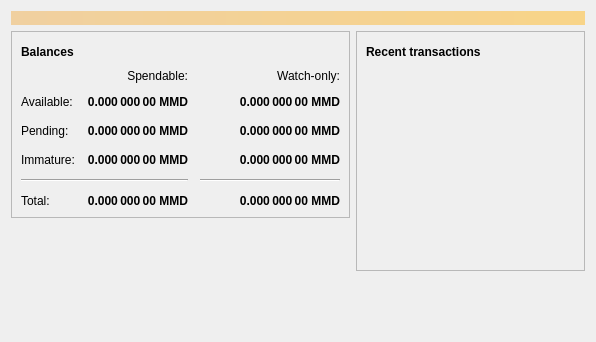
<?xml version="1.0" encoding="UTF-8"?>
<ui version="4.0">
 <class>OverviewPage</class>
 <widget class="QWidget" name="OverviewPage">
  <property name="geometry">
   <rect>
    <x>0</x>
    <y>0</y>
    <width>596</width>
    <height>342</height>
   </rect>
  </property>
  <property name="windowTitle">
   <string>Form</string>
  </property>
  <layout class="QVBoxLayout" name="topLayout">
   <item>
    <widget class="QLabel" name="labelAlerts">
     <property name="visible">
      <bool>false</bool>
     </property>
     <property name="styleSheet">
      <string notr="true">QLabel { background-color: qlineargradient(x1: 0, y1: 0, x2: 1, y2: 0, stop:0 #F0D0A0, stop:1 #F8D488); color:#000000; }</string>
     </property>
     <property name="wordWrap">
      <bool>true</bool>
     </property>
     <property name="margin">
      <number>3</number>
     </property>
     <property name="textInteractionFlags">
      <set>Qt::TextSelectableByMouse</set>
     </property>
    </widget>
   </item>
   <item>
    <layout class="QHBoxLayout" name="horizontalLayout" stretch="1,1">
     <item>
      <layout class="QVBoxLayout" name="verticalLayout_2">
       <item>
        <widget class="QFrame" name="frame">
         <property name="frameShape">
          <enum>QFrame::StyledPanel</enum>
         </property>
         <property name="frameShadow">
          <enum>QFrame::Raised</enum>
         </property>
         <layout class="QVBoxLayout" name="verticalLayout_4">
          <item>
           <layout class="QHBoxLayout" name="horizontalLayout_4">
            <item>
             <widget class="QLabel" name="label_5">
              <property name="font">
               <font>
                <weight>75</weight>
                <bold>true</bold>
               </font>
              </property>
              <property name="text">
               <string>Balances</string>
              </property>
             </widget>
            </item>
            <item>
             <widget class="QPushButton" name="labelWalletStatus">
              <property name="enabled">
               <bool>false</bool>
              </property>
              <property name="maximumSize">
               <size>
                <width>30</width>
                <height>16777215</height>
               </size>
              </property>
              <property name="toolTip">
               <string>The displayed information may be out of date. Your wallet automatically synchronizes with the Magmelldollar network after a connection is established, but this process has not completed yet.</string>
              </property>
              <property name="text">
               <string/>
              </property>
              <property name="icon">
               <iconset resource="../magmelldollar.qrc">
                <normaloff>:/icons/warning</normaloff>
                <disabledoff>:/icons/warning</disabledoff>:/icons/warning</iconset>
              </property>
              <property name="iconSize">
               <size>
                <width>24</width>
                <height>24</height>
               </size>
              </property>
              <property name="flat">
               <bool>true</bool>
              </property>
             </widget>
            </item>
            <item>
             <spacer name="horizontalSpacer_3">
              <property name="orientation">
               <enum>Qt::Horizontal</enum>
              </property>
              <property name="sizeHint" stdset="0">
               <size>
                <width>40</width>
                <height>20</height>
               </size>
              </property>
             </spacer>
            </item>
           </layout>
          </item>
          <item>
           <layout class="QGridLayout" name="gridLayout">
            <property name="spacing">
             <number>12</number>
            </property>
            <item row="2" column="2">
             <widget class="QLabel" name="labelWatchPending">
              <property name="font">
               <font>
                <weight>75</weight>
                <bold>true</bold>
               </font>
              </property>
              <property name="cursor">
               <cursorShape>IBeamCursor</cursorShape>
              </property>
              <property name="toolTip">
               <string>Unconfirmed transactions to watch-only addresses</string>
              </property>
              <property name="text">
               <string notr="true">0.000 000 00 MMD</string>
              </property>
              <property name="alignment">
               <set>Qt::AlignRight|Qt::AlignTrailing|Qt::AlignVCenter</set>
              </property>
              <property name="textInteractionFlags">
               <set>Qt::LinksAccessibleByMouse|Qt::TextSelectableByKeyboard|Qt::TextSelectableByMouse</set>
              </property>
             </widget>
            </item>
            <item row="2" column="1">
             <widget class="QLabel" name="labelUnconfirmed">
              <property name="font">
               <font>
                <weight>75</weight>
                <bold>true</bold>
               </font>
              </property>
              <property name="cursor">
               <cursorShape>IBeamCursor</cursorShape>
              </property>
              <property name="toolTip">
               <string>Total of transactions that have yet to be confirmed, and do not yet count toward the spendable balance</string>
              </property>
              <property name="text">
               <string notr="true">0.000 000 00 MMD</string>
              </property>
              <property name="alignment">
               <set>Qt::AlignRight|Qt::AlignTrailing|Qt::AlignVCenter</set>
              </property>
              <property name="textInteractionFlags">
               <set>Qt::LinksAccessibleByMouse|Qt::TextSelectableByKeyboard|Qt::TextSelectableByMouse</set>
              </property>
             </widget>
            </item>
            <item row="3" column="2">
             <widget class="QLabel" name="labelWatchImmature">
              <property name="font">
               <font>
                <weight>75</weight>
                <bold>true</bold>
               </font>
              </property>
              <property name="cursor">
               <cursorShape>IBeamCursor</cursorShape>
              </property>
              <property name="toolTip">
               <string>Mined balance in watch-only addresses that has not yet matured</string>
              </property>
              <property name="text">
               <string notr="true">0.000 000 00 MMD</string>
              </property>
              <property name="alignment">
               <set>Qt::AlignRight|Qt::AlignTrailing|Qt::AlignVCenter</set>
              </property>
              <property name="textInteractionFlags">
               <set>Qt::LinksAccessibleByMouse|Qt::TextSelectableByKeyboard|Qt::TextSelectableByMouse</set>
              </property>
             </widget>
            </item>
            <item row="4" column="0" colspan="2">
             <widget class="Line" name="line">
              <property name="orientation">
               <enum>Qt::Horizontal</enum>
              </property>
             </widget>
            </item>
            <item row="4" column="2">
             <widget class="Line" name="lineWatchBalance">
              <property name="sizePolicy">
               <sizepolicy hsizetype="Preferred" vsizetype="Fixed">
                <horstretch>0</horstretch>
                <verstretch>0</verstretch>
               </sizepolicy>
              </property>
              <property name="minimumSize">
               <size>
                <width>140</width>
                <height>0</height>
               </size>
              </property>
              <property name="orientation">
               <enum>Qt::Horizontal</enum>
              </property>
             </widget>
            </item>
            <item row="5" column="0">
             <widget class="QLabel" name="labelTotalText">
              <property name="text">
               <string>Total:</string>
              </property>
             </widget>
            </item>
            <item row="3" column="1">
             <widget class="QLabel" name="labelImmature">
              <property name="font">
               <font>
                <weight>75</weight>
                <bold>true</bold>
               </font>
              </property>
              <property name="cursor">
               <cursorShape>IBeamCursor</cursorShape>
              </property>
              <property name="toolTip">
               <string>Mined balance that has not yet matured</string>
              </property>
              <property name="text">
               <string notr="true">0.000 000 00 MMD</string>
              </property>
              <property name="alignment">
               <set>Qt::AlignRight|Qt::AlignTrailing|Qt::AlignVCenter</set>
              </property>
              <property name="textInteractionFlags">
               <set>Qt::LinksAccessibleByMouse|Qt::TextSelectableByKeyboard|Qt::TextSelectableByMouse</set>
              </property>
             </widget>
            </item>
            <item row="2" column="3">
             <spacer name="horizontalSpacer_2">
              <property name="orientation">
               <enum>Qt::Horizontal</enum>
              </property>
              <property name="sizeHint" stdset="0">
               <size>
                <width>40</width>
                <height>20</height>
               </size>
              </property>
             </spacer>
            </item>
            <item row="3" column="0">
             <widget class="QLabel" name="labelImmatureText">
              <property name="text">
               <string>Immature:</string>
              </property>
             </widget>
            </item>
            <item row="5" column="1">
             <widget class="QLabel" name="labelTotal">
              <property name="font">
               <font>
                <weight>75</weight>
                <bold>true</bold>
               </font>
              </property>
              <property name="cursor">
               <cursorShape>IBeamCursor</cursorShape>
              </property>
              <property name="toolTip">
               <string>Your current total balance</string>
              </property>
              <property name="text">
               <string notr="true">0.000 000 00 MMD</string>
              </property>
              <property name="alignment">
               <set>Qt::AlignRight|Qt::AlignTrailing|Qt::AlignVCenter</set>
              </property>
              <property name="textInteractionFlags">
               <set>Qt::LinksAccessibleByMouse|Qt::TextSelectableByKeyboard|Qt::TextSelectableByMouse</set>
              </property>
             </widget>
            </item>
            <item row="5" column="2">
             <widget class="QLabel" name="labelWatchTotal">
              <property name="font">
               <font>
                <weight>75</weight>
                <bold>true</bold>
               </font>
              </property>
              <property name="cursor">
               <cursorShape>IBeamCursor</cursorShape>
              </property>
              <property name="toolTip">
               <string>Current total balance in watch-only addresses</string>
              </property>
              <property name="text">
               <string notr="true">0.000 000 00 MMD</string>
              </property>
              <property name="alignment">
               <set>Qt::AlignRight|Qt::AlignTrailing|Qt::AlignVCenter</set>
              </property>
              <property name="textInteractionFlags">
               <set>Qt::LinksAccessibleByMouse|Qt::TextSelectableByKeyboard|Qt::TextSelectableByMouse</set>
              </property>
             </widget>
            </item>
            <item row="0" column="2">
             <widget class="QLabel" name="labelWatchonly">
              <property name="text">
               <string>Watch-only:</string>
              </property>
              <property name="alignment">
               <set>Qt::AlignRight|Qt::AlignTrailing|Qt::AlignVCenter</set>
              </property>
             </widget>
            </item>
            <item row="1" column="0">
             <widget class="QLabel" name="labelBalanceText">
              <property name="text">
               <string>Available:</string>
              </property>
             </widget>
            </item>
            <item row="1" column="1">
             <widget class="QLabel" name="labelBalance">
              <property name="font">
               <font>
                <weight>75</weight>
                <bold>true</bold>
               </font>
              </property>
              <property name="cursor">
               <cursorShape>IBeamCursor</cursorShape>
              </property>
              <property name="toolTip">
               <string>Your current spendable balance</string>
              </property>
              <property name="text">
               <string notr="true">0.000 000 00 MMD</string>
              </property>
              <property name="alignment">
               <set>Qt::AlignRight|Qt::AlignTrailing|Qt::AlignVCenter</set>
              </property>
              <property name="textInteractionFlags">
               <set>Qt::LinksAccessibleByMouse|Qt::TextSelectableByKeyboard|Qt::TextSelectableByMouse</set>
              </property>
             </widget>
            </item>
            <item row="1" column="2">
             <widget class="QLabel" name="labelWatchAvailable">
              <property name="font">
               <font>
                <weight>75</weight>
                <bold>true</bold>
               </font>
              </property>
              <property name="cursor">
               <cursorShape>IBeamCursor</cursorShape>
              </property>
              <property name="toolTip">
               <string>Your current balance in watch-only addresses</string>
              </property>
              <property name="text">
               <string notr="true">0.000 000 00 MMD</string>
              </property>
              <property name="alignment">
               <set>Qt::AlignRight|Qt::AlignTrailing|Qt::AlignVCenter</set>
              </property>
              <property name="textInteractionFlags">
               <set>Qt::LinksAccessibleByMouse|Qt::TextSelectableByKeyboard|Qt::TextSelectableByMouse</set>
              </property>
             </widget>
            </item>
            <item row="2" column="0">
             <widget class="QLabel" name="labelPendingText">
              <property name="text">
               <string>Pending:</string>
              </property>
             </widget>
            </item>
            <item row="0" column="1">
             <widget class="QLabel" name="labelSpendable">
              <property name="text">
               <string>Spendable:</string>
              </property>
              <property name="alignment">
               <set>Qt::AlignRight|Qt::AlignTrailing|Qt::AlignVCenter</set>
              </property>
             </widget>
            </item>
           </layout>
          </item>
         </layout>
        </widget>
       </item>
       <item>
        <spacer name="verticalSpacer">
         <property name="orientation">
          <enum>Qt::Vertical</enum>
         </property>
         <property name="sizeHint" stdset="0">
          <size>
           <width>20</width>
           <height>40</height>
          </size>
         </property>
        </spacer>
       </item>
      </layout>
     </item>
     <item>
      <layout class="QVBoxLayout" name="verticalLayout_3">
       <item>
        <widget class="QFrame" name="frame_2">
         <property name="frameShape">
          <enum>QFrame::StyledPanel</enum>
         </property>
         <property name="frameShadow">
          <enum>QFrame::Raised</enum>
         </property>
         <layout class="QVBoxLayout" name="verticalLayout">
          <item>
           <layout class="QHBoxLayout" name="horizontalLayout_2">
            <item>
             <widget class="QLabel" name="label_4">
              <property name="font">
               <font>
                <weight>75</weight>
                <bold>true</bold>
               </font>
              </property>
              <property name="text">
               <string>Recent transactions</string>
              </property>
             </widget>
            </item>
            <item>
             <widget class="QPushButton" name="labelTransactionsStatus">
              <property name="enabled">
               <bool>false</bool>
              </property>
              <property name="maximumSize">
               <size>
                <width>30</width>
                <height>16777215</height>
               </size>
              </property>
              <property name="toolTip">
               <string>The displayed information may be out of date. Your wallet automatically synchronizes with the Magmelldollar network after a connection is established, but this process has not completed yet.</string>
              </property>
              <property name="text">
               <string/>
              </property>
              <property name="icon">
               <iconset resource="../magmelldollar.qrc">
                <normaloff>:/icons/warning</normaloff>
                <disabledoff>:/icons/warning</disabledoff>:/icons/warning</iconset>
              </property>
              <property name="iconSize">
               <size>
                <width>24</width>
                <height>24</height>
               </size>
              </property>
              <property name="flat">
               <bool>true</bool>
              </property>
             </widget>
            </item>
            <item>
             <spacer name="horizontalSpacer">
              <property name="orientation">
               <enum>Qt::Horizontal</enum>
              </property>
              <property name="sizeHint" stdset="0">
               <size>
                <width>40</width>
                <height>20</height>
               </size>
              </property>
             </spacer>
            </item>
           </layout>
          </item>
          <item>
           <widget class="QListView" name="listTransactions">
            <property name="styleSheet">
             <string notr="true">QListView { background: transparent; }</string>
            </property>
            <property name="frameShape">
             <enum>QFrame::NoFrame</enum>
            </property>
            <property name="verticalScrollBarPolicy">
             <enum>Qt::ScrollBarAlwaysOff</enum>
            </property>
            <property name="horizontalScrollBarPolicy">
             <enum>Qt::ScrollBarAlwaysOff</enum>
            </property>
            <property name="selectionMode">
             <enum>QAbstractItemView::NoSelection</enum>
            </property>
           </widget>
          </item>
         </layout>
        </widget>
       </item>
       <item>
        <spacer name="verticalSpacer_2">
         <property name="orientation">
          <enum>Qt::Vertical</enum>
         </property>
         <property name="sizeHint" stdset="0">
          <size>
           <width>20</width>
           <height>40</height>
          </size>
         </property>
        </spacer>
       </item>
      </layout>
     </item>
    </layout>
   </item>
  </layout>
 </widget>
 <resources/>
 <connections/>
</ui>
